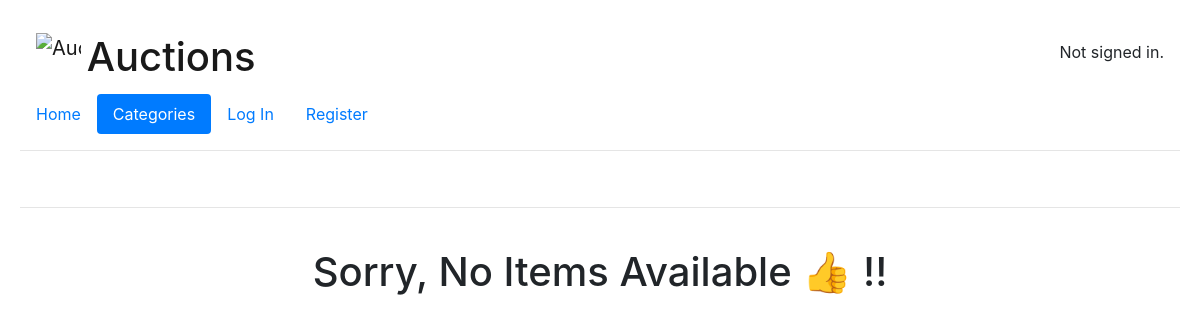
Before: /auctions/Categories with the older database file.
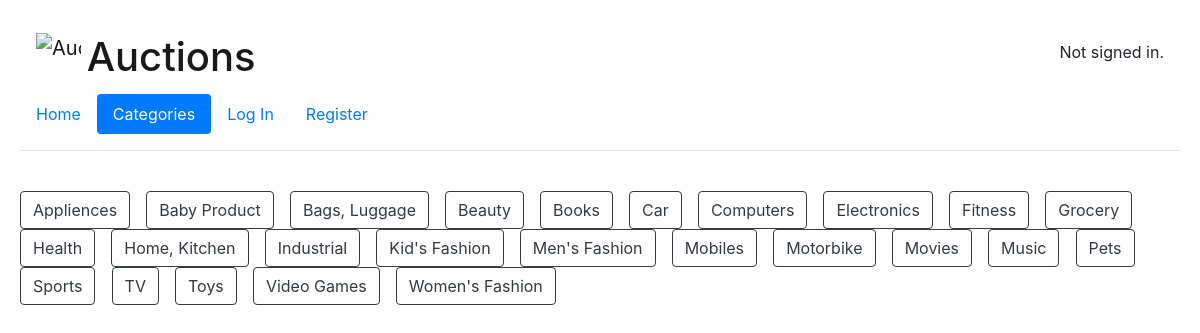
After: the same page with the newer database file.
### auctions/models.py (models this page shows, shortened)
class Category(models.Model):
    category = models.CharField(max_length = 64, default = None, )

### auctions/views.py (the view)
# urls.py: path("Categories", views.Categories, name="Categories"),
def Categories(request):
    if request.user.is_authenticated:
        Wishlists = Wishlist.objects.get(user = request.user.id)
        Wishlists = Wishlists.wishlist.all()
    else:
        Wishlists = []
    return render(request, "auctions/categories.html",{
        "Categories": Category.objects.all().order_by("category"),
        "Wish": len(Wishlists),
    })

### cart/context_processors.py (called while the page is built)
def cart(request):
    return {'cart': Cart(request)}

### auctions/templates/auctions/categories.html (shortened to what this page needs)
{% extends "auctions/layout.html" %}
{% block navcat %}active{% endblock %}
{% block body %}
  {% for Category in Categories %}
    <a class="btn btn-outline-dark" href="{% url 'auctions:CategoryListing' Category.id %}" style="margin-right:1%">{{ Category.category }}</a>
  {% empty %}
    <hr><br>
    {% for List in CategoriesListing %}
    <div class="media position-relative">
      <div class="mr-5 container" style="max-width:15%">
        <img class="img-fluid align-self-center" src="{{ List.image }}" alt="{{ List.title }}" style="max-height:200px:max-width:80%">
      </div>
      <div class="media-body">
          <h3 class="mt-0" style="font-size-adjust: auto;">{{ List.title }}  {% if List.discription %} |  {{ List.discription }} {% endif %}</h3>
          <h5 style="font-weight: normal"><pre><b>Price:</b> {{ List.bid }}.00 &#8377</pre></h5>
          {% if List.active %}
            <h4><b>Active Bidding !</b></h4>
            <a class="btn btn-primary stretched-link" href="{% url 'auctions:Item' List.title List.id %}" style="width:15%;padding:1%">Bid</a>
          {% else %}
            <h6 style="font-weight: normal">Not Active Bidding</h6>
            <a class="btn btn-primary stretched-link" href="{% url 'auctions:Item' List.title List.id %}" style="width:15%;padding:1%">View</a>
          {% endif %}
      </div>
      {% if user.is_authenticated %}
        <div class="options">
          {% if List.title in Active %}
            <form action="{% url 'auctions:removewishlist' %}" method="post">
              {% csrf_token %}
              <input type="hidden" name="List_id" value="{{ List.id }}">
              <input type="hidden" name="page" value="cat">
              <input type="hidden" name="Cat_Id" value="{{ Cat_Id }}">
              <button type="submit" name="button" value="button">
                Watchlist
                <svg width="1em" height="1em" viewBox="0 0 16 16" class="bi bi-bookmark-fill" fill="currentColor" xmlns="http://www.w3.org/2000/svg">
                  <path fill-rule="evenodd" d="M3 3a2 2 0 0 1 2-2h6a2 2 0 0 1 2 2v12l-5-3-5 3V3z"/>
                </svg>
              </button>
            </form>
          {% else %}
            <form action="{% url 'auctions:addwishlist' %}" method="post">
              {% csrf_token %}
              <input type="hidden" name="List_id" value="{{ List.id }}">
              <input type="hidden" name="page" value="cat">
              <input type="hidden" name="Cat_Id" value="{{ Cat_Id }}">
              <button type="submit" name="button" value="button">
                Watchlist
                <svg width="1em" height="1em" viewBox="0 0 16 16" class="bi bi-bookmark-plus" fill="currentColor" xmlns="http://www.w3.org/2000/svg">
                  <path fill-rule="evenodd" d="M4.5 2a.5.5 0 0 0-.5.5v11.066l4-2.667 4 2.667V8.5a.5.5 0 0 1 1 0v6.934l-5-3.333-5 3.333V2.5A1.5 1.5 0 0 1 4.5 1h4a.5.5 0 0 1 0 1h-4zm9-1a.5.5 0 0 1 .5.5v2a.5.5 0 0 1-.5.5h-2a.5.5 0 0 1 0-1H13V1.5a.5.5 0 0 1 .5-.5z"/>
                  <path fill-rule="evenodd" d="M13 3.5a.5.5 0 0 1 .5-.5h2a.5.5 0 0 1 0 1H14v1.5a.5.5 0 0 1-1 0v-2z"/>
                </svg>
              </button>
            </form>
          {% endif %}
        </div>
      {% endif %}
    </div>
    <br><hr>
    {% empty %}
        <h1 align="center">Sorry, No Items Available &#128077; !!</h1>
    {% endfor %}
  {% endfor %}
{% endblock %}

Changed rows visible on the page:
added Category: category "Appliences"
added Category: category "Baby Product"
added Category: category "Bags, Luggage"
added Category: category "Beauty"
added Category: category "Books"
added Category: category "Car"
added Category: category "Computers"
added Category: category "Electronics"
added Category: category "Fitness"
added Category: category "Grocery"
added Category: category "Health"
added Category: category "Home, Kitchen"
added Category: category "Industrial"
added Category: category "Kid's Fashion"
added Category: category "Men's Fashion"
added Category: category "Mobiles"
added Category: category "Motorbike"
added Category: category "Movies"
added Category: category "Music"
added Category: category "Pets"
added Category: category "Sports"
added Category: category "TV"
added Category: category "Toys"
added Category: category "Video Games"
added Category: category "Women's Fashion"
Other visible differences:
text no longer shown: "Sorry, No Items Available 👍 !!"
